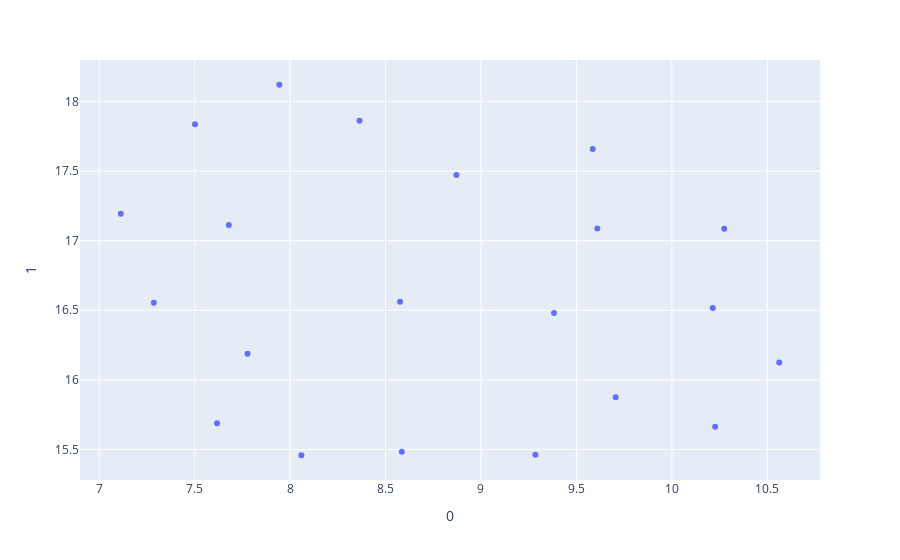
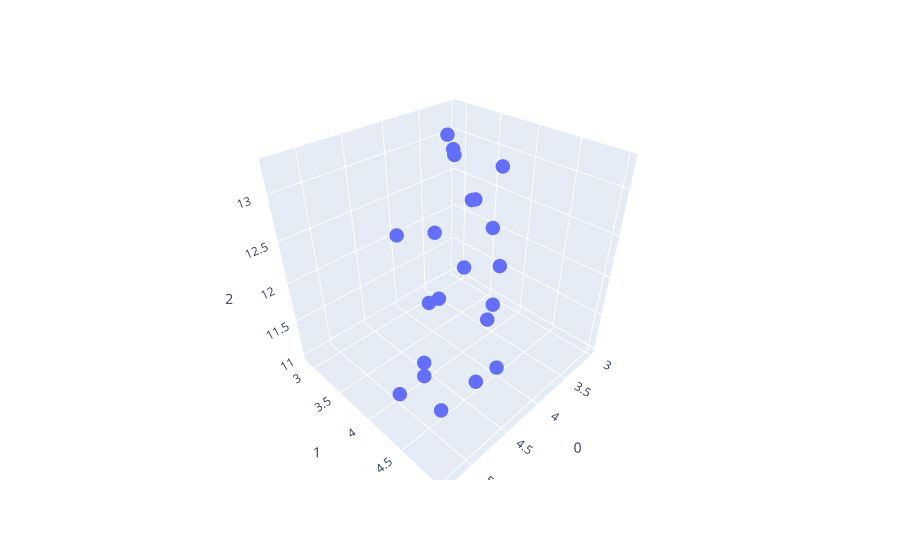

The cell these charts' notebook holds for them, in order:
### Markdown cell above
### UMAP

### Code cell
pk_multi.umap_graphs(df_acp2)

### Figure 1 — Plotly figure (JSON) as saved in the notebook; plotly's stock layout.template omitted (floating-point values rounded to 4 significant figures)
{"data": [{"hovertemplate": "0=%{x}<br>1=%{y}<extra></extra>", "legendgroup": "", "marker": {"color": "#636efa", "symbol": "circle"}, "mode": "markers", "name": "", "orientation": "v", "showlegend": false, "type": "scatter", "x": [7.777, 9.609, 7.113, 10.56, 9.706, 7.286, 8.576, 8.871, 8.585, 7.502, 9.382, 9.585, 9.285, 10.21, 7.944, 10.27, 8.059, 8.364, 7.617, 7.679, 10.23], "xaxis": "x", "y": [16.19, 17.09, 17.19, 16.13, 15.88, 16.55, 16.56, 17.47, 15.48, 17.84, 16.48, 17.66, 15.46, 16.52, 18.12, 17.09, 15.46, 17.86, 15.69, 17.11, 15.66], "yaxis": "y"}], "layout": {"legend": {"tracegroupgap": 0}, "margin": {"t": 60}, "xaxis": {"anchor": "y", "domain": [0, 1], "title": {"text": "0"}}, "yaxis": {"anchor": "x", "domain": [0, 1], "title": {"text": "1"}}}}

### Figure 2 — Plotly figure (JSON) as saved in the notebook; plotly's stock layout.template omitted (floating-point values rounded to 4 significant figures)
{"data": [{"hovertemplate": "0=%{x}<br>1=%{y}<br>2=%{z}<extra></extra>", "legendgroup": "", "marker": {"color": "#636efa", "size": 5, "symbol": "circle"}, "mode": "markers", "name": "", "scene": "scene", "showlegend": false, "type": "scatter3d", "x": [4.758, 3.354, 4.566, 3.023, 3.138, 5.282, 4.134, 3.721, 4.388, 4.912, 3.56, 3.748, 3.889, 3.023, 4.278, 3.395, 5.116, 4.516, 5.229, 5.283, 3.413], "y": [5.004, 3.385, 4.936, 2.882, 3.72, 4.783, 4.555, 4.103, 4.424, 4.579, 3.977, 3.34, 3.717, 3.239, 4.452, 2.909, 4.346, 3.904, 4.806, 4.445, 3.161], "z": [12.64, 11.49, 11.78, 12.71, 12.86, 12.1, 12.47, 11.31, 13.18, 11.19, 12.39, 11.2, 13.27, 12.25, 10.99, 11.81, 13.13, 11.05, 12.82, 11.61, 13.14]}], "layout": {"legend": {"tracegroupgap": 0}, "margin": {"t": 60}, "scene": {"domain": {"x": [0, 1], "y": [0, 1]}, "xaxis": {"title": {"text": "0"}}, "yaxis": {"title": {"text": "1"}}, "zaxis": {"title": {"text": "2"}}}}}
